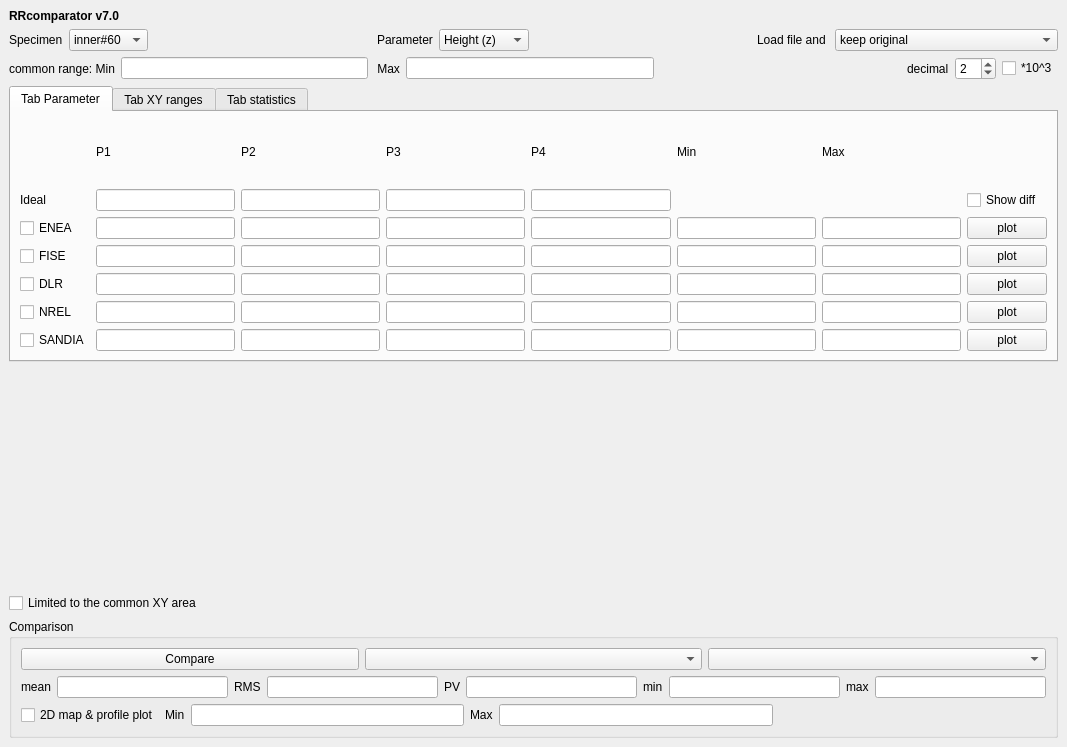
<?xml version="1.0" encoding="UTF-8"?>
<ui version="4.0">
 <class>RRcmp</class>
 <widget class="QMainWindow" name="RRcmp">
  <property name="geometry">
   <rect>
    <x>0</x>
    <y>0</y>
    <width>1067</width>
    <height>747</height>
   </rect>
  </property>
  <property name="windowTitle">
   <string>RRcmp</string>
  </property>
  <widget class="QWidget" name="centralwidget">
   <layout class="QVBoxLayout" name="verticalLayout_4">
    <item>
     <widget class="QLabel" name="label">
      <property name="font">
       <font>
        <bold>true</bold>
       </font>
      </property>
      <property name="text">
       <string>RRcomparator v7.0</string>
      </property>
     </widget>
    </item>
    <item>
     <layout class="QHBoxLayout" name="horizontalLayout_2">
      <item>
       <widget class="QLabel" name="label_2">
        <property name="text">
         <string>Specimen</string>
        </property>
       </widget>
      </item>
      <item>
       <widget class="QComboBox" name="comboBox_spec">
        <item>
         <property name="text">
          <string>inner#60</string>
         </property>
        </item>
        <item>
         <property name="text">
          <string>inner#61</string>
         </property>
        </item>
        <item>
         <property name="text">
          <string>inner#62</string>
         </property>
        </item>
        <item>
         <property name="text">
          <string>outer#93</string>
         </property>
        </item>
        <item>
         <property name="text">
          <string>outer#97</string>
         </property>
        </item>
        <item>
         <property name="text">
          <string>outer#99</string>
         </property>
        </item>
       </widget>
      </item>
      <item>
       <spacer name="horizontalSpacer_2">
        <property name="orientation">
         <enum>Qt::Horizontal</enum>
        </property>
        <property name="sizeHint" stdset="0">
         <size>
          <width>40</width>
          <height>20</height>
         </size>
        </property>
       </spacer>
      </item>
      <item>
       <widget class="QLabel" name="label_9">
        <property name="text">
         <string>Parameter</string>
        </property>
       </widget>
      </item>
      <item>
       <widget class="QComboBox" name="comboBox_par">
        <item>
         <property name="text">
          <string>Height (z)</string>
         </property>
        </item>
        <item>
         <property name="text">
          <string>SlopeX</string>
         </property>
        </item>
        <item>
         <property name="text">
          <string>SlopeY</string>
         </property>
        </item>
        <item>
         <property name="text">
          <string>devZ</string>
         </property>
        </item>
        <item>
         <property name="text">
          <string>devSlopeX</string>
         </property>
        </item>
        <item>
         <property name="text">
          <string>devSlopeY</string>
         </property>
        </item>
       </widget>
      </item>
      <item>
       <spacer name="horizontalSpacer_4">
        <property name="orientation">
         <enum>Qt::Horizontal</enum>
        </property>
        <property name="sizeHint" stdset="0">
         <size>
          <width>40</width>
          <height>20</height>
         </size>
        </property>
       </spacer>
      </item>
      <item>
       <widget class="QLabel" name="label_29">
        <property name="text">
         <string>Load file and </string>
        </property>
       </widget>
      </item>
      <item>
       <widget class="QComboBox" name="comboBox_SWrealignment">
        <property name="sizePolicy">
         <sizepolicy hsizetype="MinimumExpanding" vsizetype="Fixed">
          <horstretch>0</horstretch>
          <verstretch>0</verstretch>
         </sizepolicy>
        </property>
        <item>
         <property name="text">
          <string>keep original</string>
         </property>
        </item>
        <item>
         <property name="text">
          <string>SW realignment by devZ_ideal</string>
         </property>
        </item>
        <item>
         <property name="text">
          <string>SW realignment by devZ_exp</string>
         </property>
        </item>
       </widget>
      </item>
     </layout>
    </item>
    <item>
     <layout class="QHBoxLayout" name="horizontalLayout_4">
      <item>
       <widget class="QLabel" name="label_7">
        <property name="text">
         <string>common range: Min</string>
        </property>
       </widget>
      </item>
      <item>
       <widget class="QLineEdit" name="lineEdit_min"/>
      </item>
      <item>
       <widget class="QLabel" name="label_8">
        <property name="text">
         <string> Max</string>
        </property>
       </widget>
      </item>
      <item>
       <widget class="QLineEdit" name="lineEdit_max"/>
      </item>
      <item>
       <spacer name="horizontalSpacer">
        <property name="orientation">
         <enum>Qt::Horizontal</enum>
        </property>
        <property name="sizeHint" stdset="0">
         <size>
          <width>40</width>
          <height>20</height>
         </size>
        </property>
       </spacer>
      </item>
      <item>
       <widget class="QLabel" name="label_40">
        <property name="text">
         <string>decimal</string>
        </property>
       </widget>
      </item>
      <item>
       <widget class="QSpinBox" name="spinBox_decimal">
        <property name="maximum">
         <number>10</number>
        </property>
        <property name="value">
         <number>2</number>
        </property>
       </widget>
      </item>
      <item>
       <widget class="QCheckBox" name="checkBox_mrad">
        <property name="text">
         <string>*10^3</string>
        </property>
       </widget>
      </item>
     </layout>
    </item>
    <item>
     <widget class="QTabWidget" name="tabWidget">
      <property name="currentIndex">
       <number>0</number>
      </property>
      <widget class="QWidget" name="tab">
       <attribute name="title">
        <string>Tab Parameter</string>
       </attribute>
       <layout class="QVBoxLayout" name="verticalLayout">
        <item>
         <layout class="QGridLayout" name="gridLayout">
          <item row="0" column="3">
           <widget class="QLabel" name="label_5">
            <property name="text">
             <string>P3</string>
            </property>
           </widget>
          </item>
          <item row="4" column="4">
           <widget class="QLineEdit" name="lineEdit_DP4"/>
          </item>
          <item row="2" column="0">
           <widget class="QCheckBox" name="checkBox_0">
            <property name="text">
             <string>ENEA</string>
            </property>
           </widget>
          </item>
          <item row="3" column="5">
           <widget class="QLineEdit" name="lineEdit_Fmin"/>
          </item>
          <item row="3" column="3">
           <widget class="QLineEdit" name="lineEdit_FP3"/>
          </item>
          <item row="5" column="5">
           <widget class="QLineEdit" name="lineEdit_Nmin"/>
          </item>
          <item row="3" column="6">
           <widget class="QLineEdit" name="lineEdit_Fmax"/>
          </item>
          <item row="5" column="6">
           <widget class="QLineEdit" name="lineEdit_Nmax"/>
          </item>
          <item row="5" column="7">
           <widget class="QPushButton" name="pushButton_map_3">
            <property name="text">
             <string>plot</string>
            </property>
           </widget>
          </item>
          <item row="1" column="4">
           <widget class="QLineEdit" name="lineEdit_IP4"/>
          </item>
          <item row="0" column="6">
           <widget class="QLabel" name="label_14">
            <property name="text">
             <string>Max</string>
            </property>
           </widget>
          </item>
          <item row="0" column="5">
           <widget class="QLabel" name="label_10">
            <property name="text">
             <string>Min</string>
            </property>
           </widget>
          </item>
          <item row="6" column="2">
           <widget class="QLineEdit" name="lineEdit_SP2"/>
          </item>
          <item row="6" column="4">
           <widget class="QLineEdit" name="lineEdit_SP4"/>
          </item>
          <item row="4" column="6">
           <widget class="QLineEdit" name="lineEdit_Dmax"/>
          </item>
          <item row="5" column="4">
           <widget class="QLineEdit" name="lineEdit_NP4"/>
          </item>
          <item row="2" column="5">
           <widget class="QLineEdit" name="lineEdit_Emin"/>
          </item>
          <item row="2" column="3">
           <widget class="QLineEdit" name="lineEdit_EP3"/>
          </item>
          <item row="5" column="0">
           <widget class="QCheckBox" name="checkBox_3">
            <property name="text">
             <string>NREL</string>
            </property>
           </widget>
          </item>
          <item row="4" column="0">
           <widget class="QCheckBox" name="checkBox_2">
            <property name="text">
             <string>DLR</string>
            </property>
           </widget>
          </item>
          <item row="2" column="4">
           <widget class="QLineEdit" name="lineEdit_EP4"/>
          </item>
          <item row="6" column="3">
           <widget class="QLineEdit" name="lineEdit_SP3"/>
          </item>
          <item row="2" column="1">
           <widget class="QLineEdit" name="lineEdit_EP1"/>
          </item>
          <item row="6" column="1">
           <widget class="QLineEdit" name="lineEdit_SP1"/>
          </item>
          <item row="5" column="3">
           <widget class="QLineEdit" name="lineEdit_NP3"/>
          </item>
          <item row="0" column="2">
           <widget class="QLabel" name="label_4">
            <property name="text">
             <string>P2</string>
            </property>
           </widget>
          </item>
          <item row="4" column="7">
           <widget class="QPushButton" name="pushButton_map_2">
            <property name="text">
             <string>plot</string>
            </property>
           </widget>
          </item>
          <item row="1" column="1">
           <widget class="QLineEdit" name="lineEdit_IP1"/>
          </item>
          <item row="6" column="0">
           <widget class="QCheckBox" name="checkBox_4">
            <property name="text">
             <string>SANDIA</string>
            </property>
           </widget>
          </item>
          <item row="0" column="1">
           <widget class="QLabel" name="label_3">
            <property name="text">
             <string>P1</string>
            </property>
           </widget>
          </item>
          <item row="6" column="5">
           <widget class="QLineEdit" name="lineEdit_Smin"/>
          </item>
          <item row="4" column="1">
           <widget class="QLineEdit" name="lineEdit_DP1"/>
          </item>
          <item row="3" column="7">
           <widget class="QPushButton" name="pushButton_map_1">
            <property name="text">
             <string>plot</string>
            </property>
           </widget>
          </item>
          <item row="1" column="3">
           <widget class="QLineEdit" name="lineEdit_IP3"/>
          </item>
          <item row="5" column="2">
           <widget class="QLineEdit" name="lineEdit_NP2"/>
          </item>
          <item row="4" column="3">
           <widget class="QLineEdit" name="lineEdit_DP3"/>
          </item>
          <item row="2" column="7">
           <widget class="QPushButton" name="pushButton_map_0">
            <property name="text">
             <string>plot</string>
            </property>
           </widget>
          </item>
          <item row="4" column="2">
           <widget class="QLineEdit" name="lineEdit_DP2"/>
          </item>
          <item row="3" column="1">
           <widget class="QLineEdit" name="lineEdit_FP1"/>
          </item>
          <item row="2" column="6">
           <widget class="QLineEdit" name="lineEdit_Emax"/>
          </item>
          <item row="3" column="0">
           <widget class="QCheckBox" name="checkBox_1">
            <property name="text">
             <string>FISE</string>
            </property>
           </widget>
          </item>
          <item row="3" column="4">
           <widget class="QLineEdit" name="lineEdit_FP4"/>
          </item>
          <item row="1" column="2">
           <widget class="QLineEdit" name="lineEdit_IP2"/>
          </item>
          <item row="6" column="6">
           <widget class="QLineEdit" name="lineEdit_Smax"/>
          </item>
          <item row="3" column="2">
           <widget class="QLineEdit" name="lineEdit_FP2"/>
          </item>
          <item row="0" column="4">
           <widget class="QLabel" name="label_6">
            <property name="text">
             <string>P4</string>
            </property>
           </widget>
          </item>
          <item row="2" column="2">
           <widget class="QLineEdit" name="lineEdit_EP2"/>
          </item>
          <item row="1" column="0">
           <widget class="QLabel" name="label_26">
            <property name="text">
             <string>Ideal</string>
            </property>
           </widget>
          </item>
          <item row="5" column="1">
           <widget class="QLineEdit" name="lineEdit_NP1"/>
          </item>
          <item row="6" column="7">
           <widget class="QPushButton" name="pushButton_map_4">
            <property name="text">
             <string>plot</string>
            </property>
           </widget>
          </item>
          <item row="4" column="5">
           <widget class="QLineEdit" name="lineEdit_Dmin"/>
          </item>
          <item row="1" column="7">
           <widget class="QCheckBox" name="checkBox_showDiff">
            <property name="text">
             <string>Show diff</string>
            </property>
           </widget>
          </item>
         </layout>
        </item>
       </layout>
      </widget>
      <widget class="QWidget" name="tab_2">
       <attribute name="title">
        <string>Tab XY ranges</string>
       </attribute>
       <layout class="QVBoxLayout" name="verticalLayout_2">
        <item>
         <layout class="QGridLayout" name="gridLayout_2">
          <item row="2" column="4">
           <widget class="QLineEdit" name="lineEdit_FyMax"/>
          </item>
          <item row="1" column="0">
           <widget class="QLabel" name="label_21">
            <property name="text">
             <string>ENEA</string>
            </property>
           </widget>
          </item>
          <item row="1" column="2">
           <widget class="QLineEdit" name="lineEdit_ExMax"/>
          </item>
          <item row="3" column="3">
           <widget class="QLineEdit" name="lineEdit_DyMin"/>
          </item>
          <item row="3" column="2">
           <widget class="QLineEdit" name="lineEdit_DxMax"/>
          </item>
          <item row="5" column="0">
           <widget class="QLabel" name="label_25">
            <property name="text">
             <string>SANDIA</string>
            </property>
           </widget>
          </item>
          <item row="0" column="2">
           <widget class="QLabel" name="label_20">
            <property name="text">
             <string>Xmax</string>
            </property>
           </widget>
          </item>
          <item row="2" column="0">
           <widget class="QLabel" name="label_22">
            <property name="text">
             <string>FISE</string>
            </property>
           </widget>
          </item>
          <item row="2" column="3">
           <widget class="QLineEdit" name="lineEdit_FyMin"/>
          </item>
          <item row="1" column="1">
           <widget class="QLineEdit" name="lineEdit_ExMin"/>
          </item>
          <item row="5" column="1">
           <widget class="QLineEdit" name="lineEdit_SxMin"/>
          </item>
          <item row="0" column="3">
           <widget class="QLabel" name="label_18">
            <property name="text">
             <string>Ymin</string>
            </property>
           </widget>
          </item>
          <item row="1" column="3">
           <widget class="QLineEdit" name="lineEdit_EyMin"/>
          </item>
          <item row="3" column="1">
           <widget class="QLineEdit" name="lineEdit_DxMin"/>
          </item>
          <item row="0" column="1">
           <widget class="QLabel" name="label_17">
            <property name="text">
             <string>Xmin</string>
            </property>
           </widget>
          </item>
          <item row="5" column="4">
           <widget class="QLineEdit" name="lineEdit_SyMax"/>
          </item>
          <item row="2" column="1">
           <widget class="QLineEdit" name="lineEdit_FxMin"/>
          </item>
          <item row="4" column="2">
           <widget class="QLineEdit" name="lineEdit_NxMax"/>
          </item>
          <item row="4" column="0">
           <widget class="QLabel" name="label_24">
            <property name="text">
             <string>NREL</string>
            </property>
           </widget>
          </item>
          <item row="2" column="2">
           <widget class="QLineEdit" name="lineEdit_FxMax"/>
          </item>
          <item row="0" column="0">
           <spacer name="horizontalSpacer_5">
            <property name="orientation">
             <enum>Qt::Horizontal</enum>
            </property>
            <property name="sizeHint" stdset="0">
             <size>
              <width>40</width>
              <height>20</height>
             </size>
            </property>
           </spacer>
          </item>
          <item row="0" column="4">
           <widget class="QLabel" name="label_19">
            <property name="text">
             <string>Ymax</string>
            </property>
           </widget>
          </item>
          <item row="1" column="4">
           <widget class="QLineEdit" name="lineEdit_EyMax"/>
          </item>
          <item row="4" column="1">
           <widget class="QLineEdit" name="lineEdit_NxMin"/>
          </item>
          <item row="5" column="3">
           <widget class="QLineEdit" name="lineEdit_SyMin"/>
          </item>
          <item row="4" column="3">
           <widget class="QLineEdit" name="lineEdit_NyMin"/>
          </item>
          <item row="3" column="0">
           <widget class="QLabel" name="label_23">
            <property name="text">
             <string>DLR</string>
            </property>
           </widget>
          </item>
          <item row="4" column="4">
           <widget class="QLineEdit" name="lineEdit_NyMax"/>
          </item>
          <item row="5" column="2">
           <widget class="QLineEdit" name="lineEdit_SxMax"/>
          </item>
          <item row="3" column="4">
           <widget class="QLineEdit" name="lineEdit_DyMax"/>
          </item>
         </layout>
        </item>
        <item>
         <spacer name="verticalSpacer_2">
          <property name="orientation">
           <enum>Qt::Vertical</enum>
          </property>
          <property name="sizeHint" stdset="0">
           <size>
            <width>20</width>
            <height>40</height>
           </size>
          </property>
         </spacer>
        </item>
       </layout>
      </widget>
      <widget class="QWidget" name="tab_3">
       <attribute name="title">
        <string>Tab statistics</string>
       </attribute>
       <layout class="QVBoxLayout" name="verticalLayout_5">
        <item>
         <layout class="QGridLayout" name="gridLayout_3">
          <item row="0" column="5">
           <widget class="QLabel" name="label_39">
            <property name="text">
             <string>Max</string>
            </property>
           </widget>
          </item>
          <item row="2" column="3">
           <widget class="QLineEdit" name="lineEdit_F_PV"/>
          </item>
          <item row="5" column="2">
           <widget class="QLineEdit" name="lineEdit_S_RMS"/>
          </item>
          <item row="0" column="2">
           <widget class="QLabel" name="label_31">
            <property name="text">
             <string>RMS</string>
            </property>
           </widget>
          </item>
          <item row="5" column="5">
           <widget class="QLineEdit" name="lineEdit_S_Max"/>
          </item>
          <item row="1" column="3">
           <widget class="QLineEdit" name="lineEdit_E_PV"/>
          </item>
          <item row="3" column="2">
           <widget class="QLineEdit" name="lineEdit_D_RMS"/>
          </item>
          <item row="0" column="1">
           <widget class="QLabel" name="label_30">
            <property name="text">
             <string>Mean</string>
            </property>
           </widget>
          </item>
          <item row="5" column="4">
           <widget class="QLineEdit" name="lineEdit_S_Min"/>
          </item>
          <item row="2" column="1">
           <widget class="QLineEdit" name="lineEdit_F_Mean"/>
          </item>
          <item row="3" column="1">
           <widget class="QLineEdit" name="lineEdit_D_Mean"/>
          </item>
          <item row="0" column="3">
           <widget class="QLabel" name="label_32">
            <property name="text">
             <string>PV</string>
            </property>
           </widget>
          </item>
          <item row="1" column="0">
           <widget class="QLabel" name="label_34">
            <property name="text">
             <string>ENEA</string>
            </property>
           </widget>
          </item>
          <item row="3" column="3">
           <widget class="QLineEdit" name="lineEdit_D_PV"/>
          </item>
          <item row="5" column="0">
           <widget class="QLabel" name="label_38">
            <property name="text">
             <string>SANDIA</string>
            </property>
           </widget>
          </item>
          <item row="1" column="5">
           <widget class="QLineEdit" name="lineEdit_E_Max"/>
          </item>
          <item row="4" column="3">
           <widget class="QLineEdit" name="lineEdit_N_PV"/>
          </item>
          <item row="1" column="1">
           <widget class="QLineEdit" name="lineEdit_E_Mean"/>
          </item>
          <item row="4" column="0">
           <widget class="QLabel" name="label_37">
            <property name="text">
             <string>NREL</string>
            </property>
           </widget>
          </item>
          <item row="4" column="1">
           <widget class="QLineEdit" name="lineEdit_N_Mean"/>
          </item>
          <item row="1" column="4">
           <widget class="QLineEdit" name="lineEdit_E_Min"/>
          </item>
          <item row="4" column="2">
           <widget class="QLineEdit" name="lineEdit_N_RMS"/>
          </item>
          <item row="3" column="0">
           <widget class="QLabel" name="label_36">
            <property name="text">
             <string>DLR</string>
            </property>
           </widget>
          </item>
          <item row="0" column="4">
           <widget class="QLabel" name="label_33">
            <property name="text">
             <string>Min</string>
            </property>
           </widget>
          </item>
          <item row="2" column="0">
           <widget class="QLabel" name="label_35">
            <property name="text">
             <string>FISE</string>
            </property>
           </widget>
          </item>
          <item row="0" column="0">
           <spacer name="horizontalSpacer_7">
            <property name="orientation">
             <enum>Qt::Horizontal</enum>
            </property>
            <property name="sizeHint" stdset="0">
             <size>
              <width>40</width>
              <height>20</height>
             </size>
            </property>
           </spacer>
          </item>
          <item row="4" column="4">
           <widget class="QLineEdit" name="lineEdit_N_Min"/>
          </item>
          <item row="3" column="5">
           <widget class="QLineEdit" name="lineEdit_D_Max"/>
          </item>
          <item row="3" column="4">
           <widget class="QLineEdit" name="lineEdit_D_Min"/>
          </item>
          <item row="5" column="1">
           <widget class="QLineEdit" name="lineEdit_S_Mean"/>
          </item>
          <item row="2" column="2">
           <widget class="QLineEdit" name="lineEdit_F_RMS"/>
          </item>
          <item row="2" column="5">
           <widget class="QLineEdit" name="lineEdit_F_Max"/>
          </item>
          <item row="4" column="5">
           <widget class="QLineEdit" name="lineEdit_N_Max"/>
          </item>
          <item row="1" column="2">
           <widget class="QLineEdit" name="lineEdit_E_RMS"/>
          </item>
          <item row="5" column="3">
           <widget class="QLineEdit" name="lineEdit_S_PV"/>
          </item>
          <item row="2" column="4">
           <widget class="QLineEdit" name="lineEdit_F_Min"/>
          </item>
          <item row="6" column="2">
           <widget class="QLineEdit" name="lineEdit_meanRMS"/>
          </item>
         </layout>
        </item>
        <item>
         <spacer name="verticalSpacer_3">
          <property name="orientation">
           <enum>Qt::Vertical</enum>
          </property>
          <property name="sizeHint" stdset="0">
           <size>
            <width>20</width>
            <height>40</height>
           </size>
          </property>
         </spacer>
        </item>
       </layout>
      </widget>
     </widget>
    </item>
    <item>
     <spacer name="verticalSpacer">
      <property name="orientation">
       <enum>Qt::Vertical</enum>
      </property>
      <property name="sizeHint" stdset="0">
       <size>
        <width>20</width>
        <height>1</height>
       </size>
      </property>
     </spacer>
    </item>
    <item>
     <widget class="QCheckBox" name="checkBox_limComXY">
      <property name="text">
       <string>Limited to the common XY area</string>
      </property>
     </widget>
    </item>
    <item>
     <widget class="QGroupBox" name="groupBox">
      <property name="title">
       <string>Comparison</string>
      </property>
      <layout class="QVBoxLayout" name="verticalLayout_3">
       <item>
        <layout class="QHBoxLayout" name="horizontalLayout_5">
         <item>
          <widget class="QPushButton" name="pushButton_compare">
           <property name="text">
            <string>Compare</string>
           </property>
          </widget>
         </item>
         <item>
          <widget class="QComboBox" name="comboBox_iPtn0"/>
         </item>
         <item>
          <widget class="QComboBox" name="comboBox_iPtn1"/>
         </item>
        </layout>
       </item>
       <item>
        <layout class="QHBoxLayout" name="horizontalLayout">
         <item>
          <widget class="QLabel" name="label_11">
           <property name="text">
            <string>mean</string>
           </property>
          </widget>
         </item>
         <item>
          <widget class="QLineEdit" name="lineEdit_mean"/>
         </item>
         <item>
          <widget class="QLabel" name="label_12">
           <property name="text">
            <string>RMS</string>
           </property>
          </widget>
         </item>
         <item>
          <widget class="QLineEdit" name="lineEdit_RMS"/>
         </item>
         <item>
          <widget class="QLabel" name="label_13">
           <property name="text">
            <string>PV</string>
           </property>
          </widget>
         </item>
         <item>
          <widget class="QLineEdit" name="lineEdit_PV"/>
         </item>
         <item>
          <widget class="QLabel" name="label_15">
           <property name="text">
            <string>min</string>
           </property>
          </widget>
         </item>
         <item>
          <widget class="QLineEdit" name="lineEdit_diffMin"/>
         </item>
         <item>
          <widget class="QLabel" name="label_16">
           <property name="text">
            <string>max</string>
           </property>
          </widget>
         </item>
         <item>
          <widget class="QLineEdit" name="lineEdit_diffMax"/>
         </item>
        </layout>
       </item>
       <item>
        <layout class="QHBoxLayout" name="horizontalLayout_3">
         <item>
          <widget class="QCheckBox" name="checkBox_mapDiff">
           <property name="text">
            <string>2D map &amp;&amp; profile plot</string>
           </property>
          </widget>
         </item>
         <item>
          <widget class="QLabel" name="label_27">
           <property name="text">
            <string>Min</string>
           </property>
          </widget>
         </item>
         <item>
          <widget class="QLineEdit" name="lineEdit_2DmapMin"/>
         </item>
         <item>
          <widget class="QLabel" name="label_28">
           <property name="text">
            <string>Max</string>
           </property>
          </widget>
         </item>
         <item>
          <widget class="QLineEdit" name="lineEdit_2DmapMax"/>
         </item>
         <item>
          <spacer name="horizontalSpacer_6">
           <property name="orientation">
            <enum>Qt::Horizontal</enum>
           </property>
           <property name="sizeHint" stdset="0">
            <size>
             <width>40</width>
             <height>20</height>
            </size>
           </property>
          </spacer>
         </item>
        </layout>
       </item>
      </layout>
     </widget>
    </item>
   </layout>
  </widget>
 </widget>
 <resources/>
 <connections/>
</ui>
